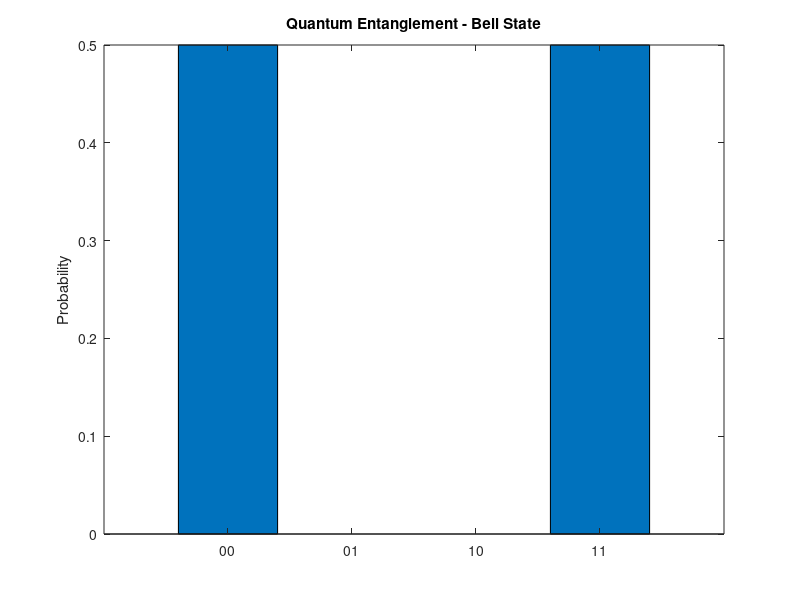

The MATLAB source for this figure:
clc;
clear;
close all;

% |00> state
state = [1;0;0;0];

% Hadamard on first qubit
H = (1/sqrt(2))*[1 1;1 -1];
I = eye(2);

U = kron(H,I);

state = U*state;

% CNOT gate
CNOT = [1 0 0 0;
        0 1 0 0;
        0 0 0 1;
        0 0 1 0];

state = CNOT*state;

fprintf('Bell state:\n');
disp(state);

probabilities = abs(state).^2;

figure;
bar(probabilities);
xticklabels({'00','01','10','11'});
ylabel('Probability');
title('Quantum Entanglement - Bell State');
